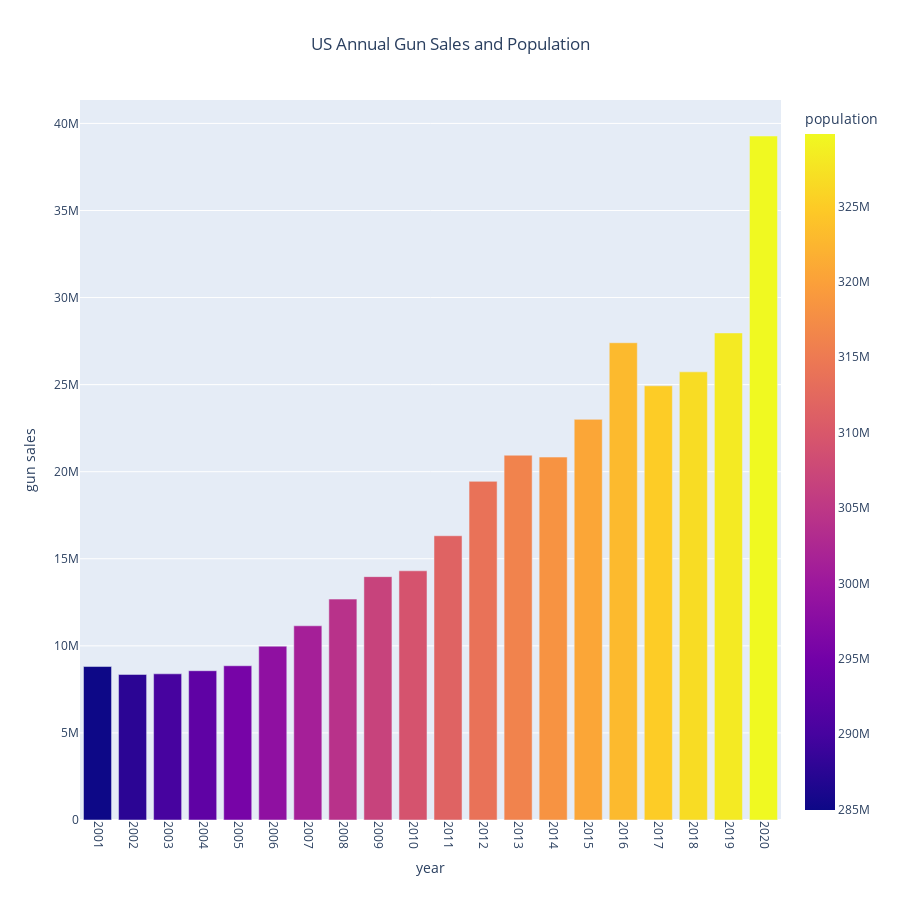

Notebook code cell kept with this figure:
### Code cell
# use US annual gunsales along with US annual population to plot
import plotly.express as px
import chart_studio
import chart_studio.plotly as py
fig = px.bar(us_annual_gunsales_pop, x = 'year', y = 'gun sales', color = 'population', labels={'pop:population of US'}, 
             height= 900, title= 'US Annual Gun Sales and Population')
fig.update_layout(title_x = 0.5, xaxis = dict(tickmode = 'linear', tick0 = 2000, dtick = 1))
fig.update_xaxes(tickangle=90)

fig.show()
# uncomment to export the html file in local directory
# import plotly.io as pio
# pio.write_html(fig, file='Barplot_YoY_Gun_Sales_Population.html', auto_open=False)

### Figure 1 — Plotly figure (JSON) as saved in the notebook; plotly's stock layout.template omitted (floating-point values rounded to 4 significant figures)
{"data": [{"alignmentgroup": "True", "hovertemplate": "year=%{x}<br>gun sales=%{y}<br>population=%{marker.color}<extra></extra>", "legendgroup": "", "marker": {"color": [284968955, 287625193, 290107933, 292805298, 295516599, 298379912, 301231207, 304093966, 306771529, 309326295, 311582564, 313873685, 316128839, 318301008, 320635163, 322941311, 324985539, 326687501, 328239523, 329798918], "coloraxis": "coloraxis"}, "name": "", "offsetgroup": "", "orientation": "v", "showlegend": false, "textposition": "auto", "type": "bar", "x": [2001, 2002, 2003, 2004, 2005, 2006, 2007, 2008, 2009, 2010, 2011, 2012, 2013, 2014, 2015, 2016, 2017, 2018, 2019, 2020], "xaxis": "x", "y": [8812457, 8358574, 8393942, 8571726, 8857599, 9982755, 11151998, 12684240, 13974323, 14309926, 16323039, 19446504, 20946761, 20840268, 23006228, 27405549, 24932384, 25733449, 27968629, 39277490], "yaxis": "y"}], "layout": {"barmode": "relative", "coloraxis": {"colorbar": {"title": {"text": "population"}}, "colorscale": [[0, "#0d0887"], [0.1111, "#46039f"], [0.2222, "#7201a8"], [0.3333, "#9c179e"], [0.4444, "#bd3786"], [0.5556, "#d8576b"], [0.6667, "#ed7953"], [0.7778, "#fb9f3a"], [0.8889, "#fdca26"], [1, "#f0f921"]]}, "height": 900, "legend": {"tracegroupgap": 0}, "title": {"text": "US Annual Gun Sales and Population", "x": 0.5}, "xaxis": {"anchor": "y", "domain": [0, 1], "dtick": 1, "tick0": 2000, "tickangle": 90, "tickmode": "linear", "title": {"text": "year"}}, "yaxis": {"anchor": "x", "domain": [0, 1], "title": {"text": "gun sales"}}}}
